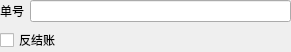
<?xml version="1.0" encoding="UTF-8"?>
<ui version="4.0">
 <class>w_rpt_report_frame_dishquit</class>
 <widget class="QWidget" name="w_rpt_report_frame_dishquit">
  <property name="geometry">
   <rect>
    <x>0</x>
    <y>0</y>
    <width>291</width>
    <height>49</height>
   </rect>
  </property>
  <property name="windowTitle">
   <string>Form</string>
  </property>
  <layout class="QVBoxLayout" name="verticalLayout">
   <property name="leftMargin">
    <number>0</number>
   </property>
   <property name="topMargin">
    <number>0</number>
   </property>
   <property name="rightMargin">
    <number>0</number>
   </property>
   <property name="bottomMargin">
    <number>0</number>
   </property>
   <item>
    <layout class="QHBoxLayout" name="horizontalLayout">
     <item>
      <widget class="QLabel" name="label">
       <property name="text">
        <string>单号</string>
       </property>
      </widget>
     </item>
     <item>
      <widget class="lds_lineedit" name="lineEdit_billno"/>
     </item>
    </layout>
   </item>
   <item>
    <widget class="QCheckBox" name="checkBox_uncheck">
     <property name="text">
      <string>反结账</string>
     </property>
    </widget>
   </item>
  </layout>
 </widget>
 <customwidgets>
  <customwidget>
   <class>lds_lineedit</class>
   <extends>QLineEdit</extends>
   <header>lds_lineedit.h</header>
  </customwidget>
 </customwidgets>
 <resources/>
 <connections/>
</ui>
